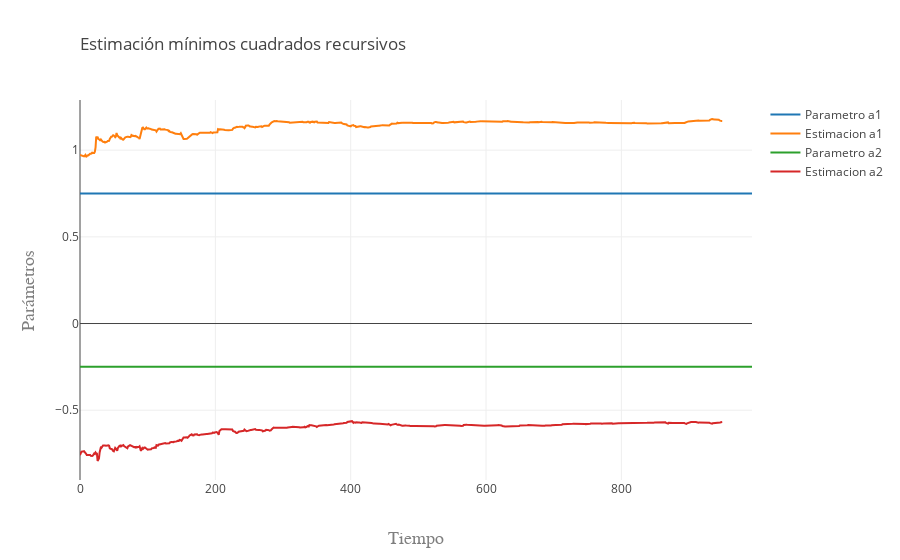

Source (notebook cell):
### Code cell
trace = go.Scatter(
    y = a1,
    x = np.arange(nobs),
    name = 'Parametro a1')

trace1 = go.Scatter(
    y = c1,
    x = np.arange(nobs),
    name = 'Estimacion a1')

trace2 = go.Scatter(
    y = a2,
    x = np.arange(nobs),
    name = 'Parametro a2')

trace3 = go.Scatter(
    y = c2,
    x = np.arange(nobs),
    name = 'Estimacion a2')

layout = go.Layout(
    title=go.layout.Title(
        text='Estimación mínimos cuadrados recursivos',
        xref='paper',
        x=0
    ),
    xaxis=go.layout.XAxis(
        title=go.layout.xaxis.Title(
            text='Tiempo',
            font=dict(
                family='Courier New, monospace',
                size=18,
                color='#7f7f7f'
            )
        )
    ),
    yaxis=go.layout.YAxis(
        title=go.layout.yaxis.Title(
            text='Parámetros',
            font=dict(
                family='Courier New, monospace',
                size=18,
                color='#7f7f7f'
            )
        )
    )
)

traces = [trace, trace1, trace2, trace3]

fig = go.Figure(data=traces, layout=layout)
py.iplot(fig,filename='RLS')

### Figure 1 — Plotly figure (JSON) as saved in the notebook; plotly's stock layout.template omitted (floating-point values rounded to 4 significant figures; data arrays with more than 128 entries replaced by an {"elided": "..."} marker saying what was removed)
{"data": [{"name": "Parametro a1", "type": "scatter", "uid": "2819244c-662b-4274-8d9a-e1cf94eebb2e", "x": {"elided": "1000 int values"}, "y": {"elided": "994 float values"}}, {"name": "Estimacion a1", "type": "scatter", "uid": "28b6d11d-a1ed-4e6a-a682-126f8051ecc0", "x": {"elided": "1000 int values"}, "y": {"elided": "950 float values"}}, {"name": "Parametro a2", "type": "scatter", "uid": "061fb848-b63e-453f-bb2b-647eb3f9ee52", "x": {"elided": "1000 int values"}, "y": {"elided": "994 float values"}}, {"name": "Estimacion a2", "type": "scatter", "uid": "175ccb68-1b91-4ac6-8426-1c7d4653a424", "x": {"elided": "1000 int values"}, "y": {"elided": "950 float values"}}], "layout": {"autosize": true, "title": {"text": "Estimación mínimos cuadrados recursivos", "x": 0, "xref": "paper"}, "xaxis": {"autorange": true, "range": [0, 993], "title": {"font": {"color": "#7f7f7f", "family": "Courier New, monospace", "size": 18}, "text": "Tiempo"}, "type": "linear"}, "yaxis": {"autorange": true, "range": [-0.9027, 1.289], "title": {"font": {"color": "#7f7f7f", "family": "Courier New, monospace", "size": 18}, "text": "Parámetros"}, "type": "linear"}}}
